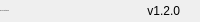
              <widget class="QFrame" name="bottomBar">
               <property name="minimumSize">
                <size>
                 <width>0</width>
                 <height>22</height>
                </size>
               </property>
               <property name="maximumSize">
                <size>
                 <width>16777215</width>
                 <height>22</height>
                </size>
               </property>
               <property name="frameShape">
                <enum>QFrame::NoFrame</enum>
               </property>
               <property name="frameShadow">
                <enum>QFrame::Raised</enum>
               </property>
               <layout class="QHBoxLayout" name="horizontalLayout_5">
                <property name="spacing">
                 <number>0</number>
                </property>
                <property name="leftMargin">
                 <number>0</number>
                </property>
                <property name="topMargin">
                 <number>0</number>
                </property>
                <property name="rightMargin">
                 <number>0</number>
                </property>
                <property name="bottomMargin">
                 <number>0</number>
                </property>
                <item>
                 <widget class="QLabel" name="creditsLabel">
                  <property name="maximumSize">
                   <size>
                    <width>16777215</width>
                    <height>16</height>
                   </size>
                  </property>
                  <property name="font">
                   <font>
                    <family>Segoe UI</family>
                    <pointsize>-1</pointsize>
                    <italic>false</italic>
                    <bold>false</bold>
                   </font>
                  </property>
                  <property name="text">
                   <string>By: DCU Test Group</string>
                  </property>
                  <property name="alignment">
                   <set>Qt::AlignLeading|Qt::AlignLeft|Qt::AlignVCenter</set>
                  </property>
                 </widget>
                </item>
                <item>
                 <widget class="QLabel" name="version">
                  <property name="text">
                   <string>v1.2.0</string>
                  </property>
                  <property name="alignment">
                   <set>Qt::AlignRight|Qt::AlignTrailing|Qt::AlignVCenter</set>
                  </property>
                 </widget>
                </item>
                <item>
                 <widget class="QFrame" name="frame_size_grip">
                  <property name="minimumSize">
                   <size>
                    <width>20</width>
                    <height>0</height>
                   </size>
                  </property>
                  <property name="maximumSize">
                   <size>
                    <width>20</width>
                    <height>16777215</height>
                   </size>
                  </property>
                  <property name="frameShape">
                   <enum>QFrame::NoFrame</enum>
                  </property>
                  <property name="frameShadow">
                   <enum>QFrame::Raised</enum>
                  </property>
                 </widget>
                </item>
               </layout>
              </widget>
